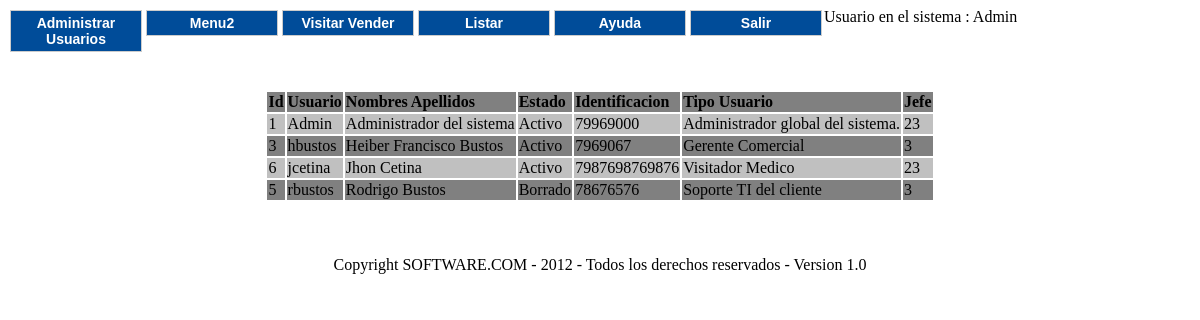
/index.php?page=usuario&accion=lista (signed in), run on the app's committed database.
### tables this page shows
CREATE TABLE IF NOT EXISTS `usuarios` (
  `Id` int(11) NOT NULL AUTO_INCREMENT,
  `NombresApellidos` varchar(80) NOT NULL,
  `Usuario` varchar(50) NOT NULL,
  `Contrasena` varchar(100) NOT NULL,
  `Identificacion` varchar(20) NOT NULL,
  `Id_Jefe` int(11) NOT NULL,
  `Id_TipoUsuario` int(11) NOT NULL,
  `Estado` int(1) NOT NULL,
  PRIMARY KEY (`Id`)
);

CREATE TABLE IF NOT EXISTS `estados` (
  `Nro` int(3) NOT NULL,
  `Descripcion` varchar(20) NOT NULL
);

CREATE TABLE IF NOT EXISTS `tipousuario` (
  `Id` int(11) NOT NULL AUTO_INCREMENT,
  `Descripcion` varchar(100) NOT NULL,
  PRIMARY KEY (`Id`)
);

### smarty/libs/sysplugins/smarty_internal_template.php (called while the page is built, shortened)
<?php
class Smarty_Internal_Template extends Smarty_Internal_TemplateBase {
    public $cache_id = null;
    public $compile_id = null;
    public $smarty = null;
    public function __construct($template_resource, $smarty, $_parent = null, $_cache_id = null, $_compile_id = null, $_caching = null, $_cache_lifetime = null)
    {
        $this->smarty = &$smarty;
        $this->cache_id = $_cache_id === null ? $this->smarty->cache_id : $_cache_id;
        $this->compile_id = $_compile_id === null ? $this->smarty->compile_id : $_compile_id;
    }
    public function getSubTemplate($template, $cache_id, $compile_id, $caching, $cache_lifetime, $data, $parent_scope)
    {
        $unique_template_name = Smarty_Resource::getUniqueTemplateName($this->smarty, $template);
        $_templateId =  sha1($unique_template_name . $cache_id . $compile_id);
        if (isset($this->smarty->template_objects[$_templateId])) {
            $tpl = clone $this->smarty->template_objects[$_templateId];
            $tpl->parent = $this;
            $tpl->caching = $caching;
            $tpl->cache_lifetime = $cache_lifetime;
        } else {
            $tpl = new $this->smarty->template_class($template, $this->smarty, $this, $cache_id, $compile_id, $caching, $cache_lifetime);
        }
        if ($parent_scope == Smarty::SCOPE_LOCAL) {
            $tpl->tpl_vars = $this->tpl_vars;
        } elseif ($parent_scope == Smarty::SCOPE_PARENT) {
            $tpl->tpl_vars = &$this->tpl_vars;
        } elseif ($parent_scope == Smarty::SCOPE_GLOBAL) {
            $tpl->tpl_vars = &Smarty::$global_tpl_vars;
        } elseif (($scope_ptr = $this->getScopePointer($parent_scope)) == null) {
            $tpl->tpl_vars = &$this->tpl_vars;
        } else {
            $tpl->tpl_vars = &$scope_ptr->tpl_vars;
        }
        $tpl->config_vars = $this->config_vars;
        return $tpl->fetch(null, null, null, null, false, false, true);
    }
    public function __get($property_name)
    {
        switch ($property_name) {
            case 'source':
                $this->source = Smarty_Resource::source($this);
                if ($this->source->type != 'eval') {
                    $_templateId = sha1($this->source->unique_resource . $this->cache_id . $this->compile_id);
                    $this->smarty->template_objects[$_templateId] = $this;
                }
                return $this->source;
            case 'compiled':
                $this->compiled = $this->source->getCompiled($this);
                return $this->compiled;
            case 'compiler':
                $this->smarty->loadPlugin($this->source->compiler_class);
                $this->compiler = new $this->source->compiler_class($this->source->template_lexer_class, $this->source->template_parser_class, $this->smarty);
                return $this->compiler;
        }
        throw new SmartyException("template property '$property_name' does not exist.");
    }
}
?>

### smarty/libs/plugins/function.cycle.php (called while the page is built, shortened)
<?php
function smarty_function_cycle($params, $template)
{
    static $cycle_vars;
    $name = (empty($params['name'])) ? 'default' : $params['name'];
    $print = (isset($params['print'])) ? (bool)$params['print'] : true;
    $advance = (isset($params['advance'])) ? (bool)$params['advance'] : true;
    $reset = (isset($params['reset'])) ? (bool)$params['reset'] : false;
    if (!isset($params['values'])) {
        if(!isset($cycle_vars[$name]['values'])) {
            trigger_error("cycle: missing 'values' parameter");
            return;
        }
    } else {
        $cycle_vars[$name]['values'] = $params['values'];
    }
    if (isset($params['delimiter'])) {
        $cycle_vars[$name]['delimiter'] = $params['delimiter'];
    } elseif (!isset($cycle_vars[$name]['delimiter'])) {
        $cycle_vars[$name]['delimiter'] = ',';
    }
    if(is_array($cycle_vars[$name]['values'])) {
        $cycle_array = $cycle_vars[$name]['values'];
    } else {
        $cycle_array = explode($cycle_vars[$name]['delimiter'],$cycle_vars[$name]['values']);
    }
    if(!isset($cycle_vars[$name]['index']) || $reset ) {
        $cycle_vars[$name]['index'] = 0;
    }
    if($print) {
        $retval = $cycle_array[$cycle_vars[$name]['index']];
    } else {
        $retval = null;
    }
    if($advance) {
        if ( $cycle_vars[$name]['index'] >= count($cycle_array) -1 ) {
            $cycle_vars[$name]['index'] = 0;
        } else {
            $cycle_vars[$name]['index']++;
        }
    }
    return $retval;
}
?>

### clases/clsDatabase.php (called while the page is built, shortened)
<?
class clsDatabase {
	private $cn = null;
	function conectar($usuario, $clave, $host, $base) {
		$this->cn = mysql_connect($host, $usuario, $clave);
		if ($this->cn) {
			return TRUE;
		} else {
			return FALSE;
		}
	}
	function consulta($sql) {
		$ret = Array();
		$rs = mysql_query($sql, $this->cn);
		$j = 0;
		while($arr = mysql_fetch_array($rs)) {
			for ($i = 0; $i < mysql_num_fields($rs); $i++) {
				$ret[$j][$i] = $arr[$i];
			}
			$j++;
		}
		return $ret;
	}
}
?>

### clases/clsUsuario.php (called while the page is built, shortened)
<?
class clsUsuario {
	private $db = null;
	function setDb($cn) {
		$this->db = $cn;
	}
	function listarUsu(){
		$sql = "SELECT a.Id, a.Usuario, a.NombresApellidos, c.Descripcion, a.Identificacion, b.Descripcion, a.Id_Jefe
			FROM usuarios a,tipousuario b,estados c
			WHERE a.Id_TipoUsuario = b.Id
			AND a.Estado = c.Nro
			ORDER BY Usuario ASC";
		$ret = $this->db->consulta($sql);
		if ($ret === FALSE){
			return FALSE;
		}else{
			return $ret;
		}
	}
}
?>

### templates_c/717833ffdc68da09b007dd3134ecec105ae8c400.file.lista_usuario.tpl.php (the view, shortened to what this page needs)
<?php if(!defined('SMARTY_DIR')) exit('no direct access allowed');
$_valid = $_smarty_tpl->decodeProperties(array (
  'file_dependency' =>
  array (
    '717833ffdc68da09b007dd3134ecec105ae8c400' =>
    array (
      0 => './templates/lista_usuario.tpl',
      1 => 1341800820,
      2 => 'file',
    ),
  ),
  'nocache_hash' => '7504890454ff9ffb5661a58-12287118',
  'function' =>
  array (
  ),
  'version' => 'Smarty 3.1.4',
  'unifunc' => 'content_4ff9ffb57d418',
  'variables' =>
  array (
    'array' => 0,
    'item' => 0,
  ),
  'has_nocache_code' => false,
),false); ?>
<?php if ($_valid && !is_callable('content_4ff9ffb57d418')) {function content_4ff9ffb57d418($_smarty_tpl) {?><?php if (!is_callable('smarty_function_cycle')) include '/var/www/SGCRVM/smarty/libs/plugins/function.cycle.php';
?><div align="center">
<table>
	<tr style="background: gray">
	<td><b>Id </td>  <td><b> Usuario </td> <td><b> Nombres Apellidos </td><td><b> Estado</b></td>   <td><b> Identificacion </td> <td> <b> Tipo Usuario <td><b> Jefe  </td></tr>
	<br>
<?php  $_smarty_tpl->tpl_vars['item'] = new Smarty_Variable; $_smarty_tpl->tpl_vars['item']->_loop = false;
 $_smarty_tpl->tpl_vars['key'] = new Smarty_Variable;
 $_from = $_smarty_tpl->tpl_vars['array']->value; if (!is_array($_from) && !is_object($_from)) { settype($_from, 'array');}
foreach ($_from as $_smarty_tpl->tpl_vars['item']->key => $_smarty_tpl->tpl_vars['item']->value){
$_smarty_tpl->tpl_vars['item']->_loop = true;
 $_smarty_tpl->tpl_vars['key']->value = $_smarty_tpl->tpl_vars['item']->key;
?>
<tr style="background: <?php echo smarty_function_cycle(array('values'=>'silver, gray'),$_smarty_tpl);?>
">
	<td><?php echo $_smarty_tpl->tpl_vars['item']->value[0];?>
 </td><td> <?php echo $_smarty_tpl->tpl_vars['item']->value[1];?>
 </td><td> <?php echo $_smarty_tpl->tpl_vars['item']->value[2];?>
 </td><td> <?php echo $_smarty_tpl->tpl_vars['item']->value[3];?>
 </td>  <td> <?php echo $_smarty_tpl->tpl_vars['item']->value[4];?>
 </td>   <td> <?php echo $_smarty_tpl->tpl_vars['item']->value[5];?>
 </td> <td><?php echo $_smarty_tpl->tpl_vars['item']->value[6];?>
 </td></tr>
<?php } ?>
</table>
</div>
<?php }} ?>

### data on the page
usuarios: Id "1", Usuario "Admin", NombresApellidos "Administrador del sistema", estados.Descripcion "Activo", Identificacion "79969000", Id_TipoUsuario.Descripcion "Administrador global del sistema.", Id_Jefe "23"
usuarios: Id "3", Usuario "hbustos", NombresApellidos "Heiber Francisco Bustos", estados.Descripcion "Activo", Identificacion "7969067", Id_TipoUsuario.Descripcion "Gerente Comercial", Id_Jefe "3"
usuarios: Id "6", Usuario "jcetina", NombresApellidos "Jhon Cetina", estados.Descripcion "Activo", Identificacion "7987698769876", Id_TipoUsuario.Descripcion "Visitador Medico", Id_Jefe "23"
usuarios: Id "5", Usuario "rbustos", NombresApellidos "Rodrigo Bustos", estados.Descripcion "Borrado", Identificacion "78676576", Id_TipoUsuario.Descripcion "Soporte TI del cliente", Id_Jefe "3"

### other printed values
$_smarty_tpl->tpl_vars['user']->value "Admin"
